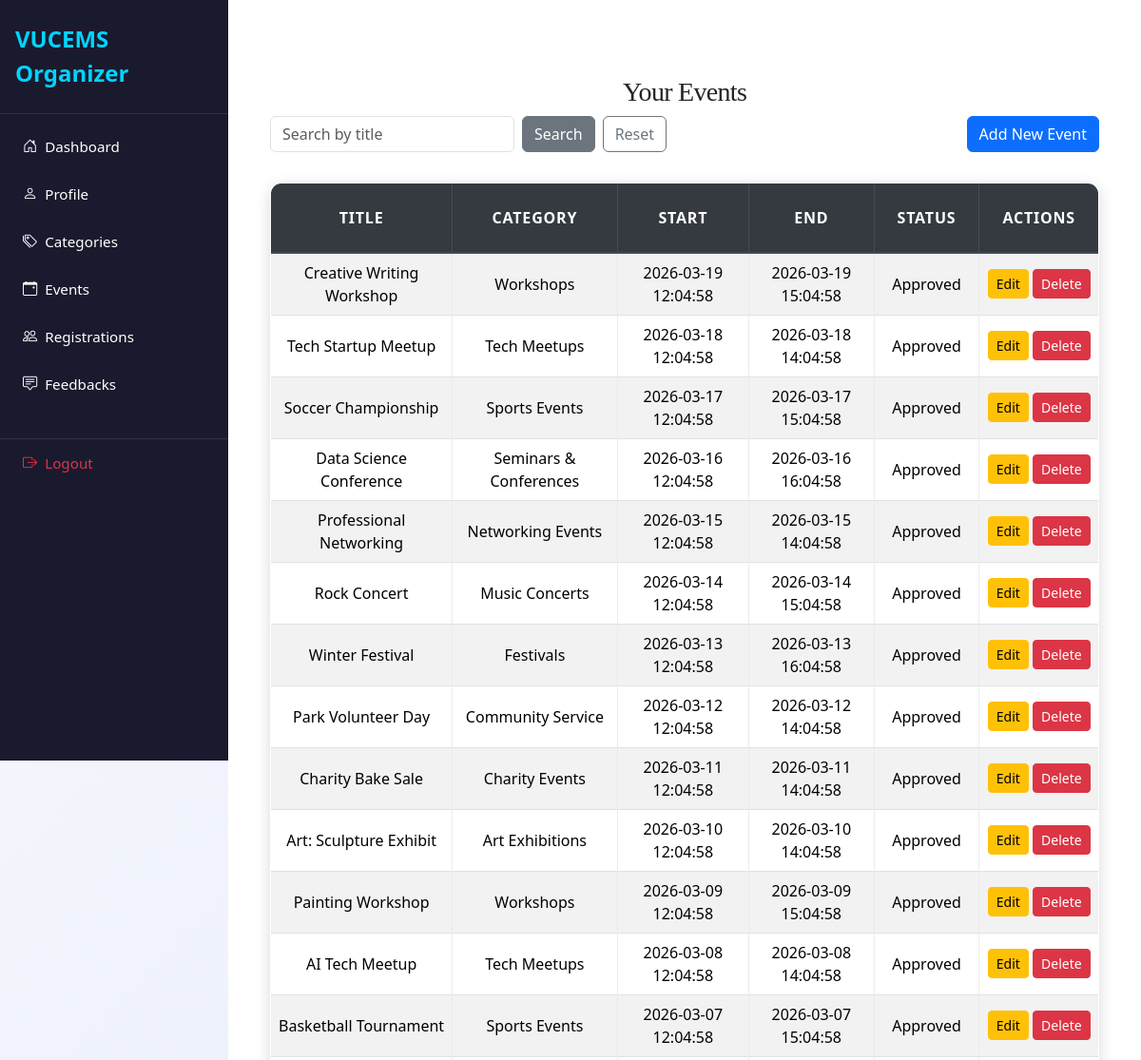
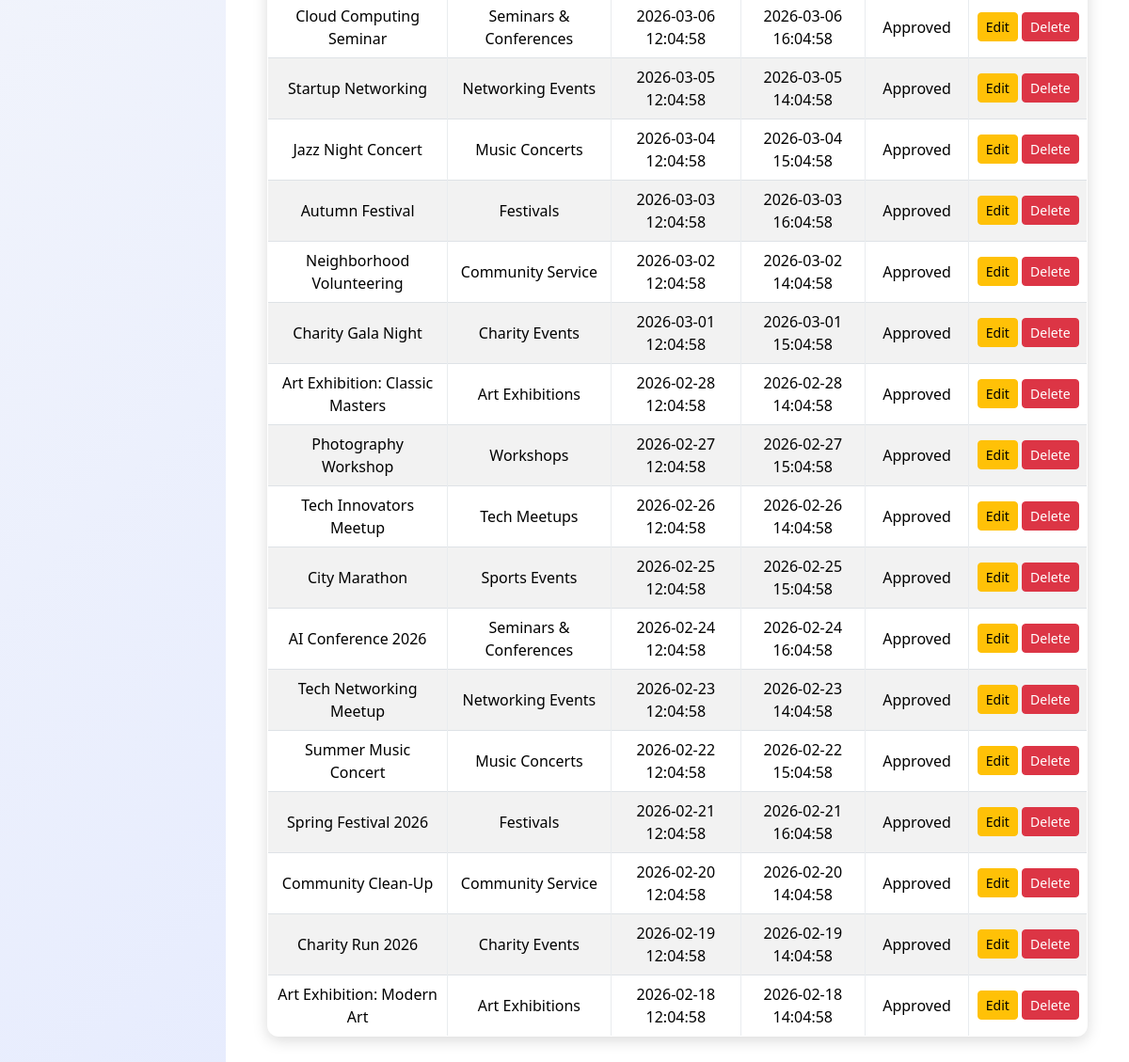
The page /organizer/view_events.php (signed in) on the database its author committed (2 pictures, top to bottom).
### tables this page shows
CREATE TABLE `events` (
  `event_id` int(11) NOT NULL,
  `title` varchar(255) NOT NULL,
  `description` text NOT NULL,
  `organizer_id` int(11) NOT NULL,
  `category_id` int(11) DEFAULT NULL,
  `event_type` enum('physical','virtual') NOT NULL DEFAULT 'physical',
  `venue` varchar(255) DEFAULT NULL,
  `meeting_link` varchar(255) DEFAULT NULL,
  `start_datetime` datetime NOT NULL,
  `end_datetime` datetime NOT NULL,
  `capacity` int(11) DEFAULT 0,
  `registration_deadline` datetime DEFAULT NULL,
  `status` enum('pending','approved','rejected','cancelled','completed') DEFAULT 'pending',
  `banner_image` varchar(255) DEFAULT NULL,
  `created_at` datetime DEFAULT current_timestamp(),
  `updated_at` datetime DEFAULT current_timestamp() ON UPDATE current_timestamp()
);

CREATE TABLE `event_categories` (
  `id` int(11) NOT NULL,
  `name` varchar(100) NOT NULL
);

### organizer/view_events.php (the view, shortened to what this page needs)
<?php
include('config.php');
$user_id = $_SESSION['user_id'];
$search = $_GET['search'] ?? '';
$search_sql = "%$search%";
$stmt = mysqli_prepare($conn, "SELECT e.event_id, e.title, e.start_datetime, e.end_datetime, e.status, c.name AS category
                              FROM events e
                              LEFT JOIN event_categories c ON e.category_id=c.id
                              WHERE e.organizer_id=? AND e.title LIKE ?
                              ORDER BY e.start_datetime DESC");
mysqli_stmt_bind_param($stmt, "is", $user_id, $search_sql);
mysqli_stmt_execute($stmt);
$result = mysqli_stmt_get_result($stmt);
$events = mysqli_fetch_all($result, MYSQLI_ASSOC);
?>
<!DOCTYPE html>
<html>
<head>
    <link rel="stylesheet" href="https://maxcdn.bootstrapcdn.com/bootstrap/4.5.2/css/bootstrap.min.css">
    <link rel="stylesheet" href="../css/style.css">
</head>
<body>
<?php include('navbar.php'); ?>
    <div id="content">
<div class="container mt-5">
    <div >
        <h3>Your Events</h3>
        <a href="add_events.php" class="float-right btn btn-primary">Add New Event</a>
    </div>
    <form method="GET" class="form-inline mb-3">
        <input type="text" name="search" class="form-control mr-2" placeholder="Search by title" value="<?= htmlspecialchars($search); ?>">
        <button class="btn btn-secondary">Search</button>
        <a href="view_events.php" class="btn btn-outline-secondary ml-2">Reset</a>
    </form>
    <table class="table table-bordered table-striped">
        <thead class="thead-dark">
            <tr>
                <th>Title</th>
                <th>Category</th>
                <th>Start</th>
                <th>End</th>
                <th>Status</th>
                <th>Actions</th>
            </tr>
        </thead>
        <tbody>
            <?php if(count($events) > 0): ?>
                <?php foreach($events as $event): ?>
                    <tr>
                        <td><?= htmlspecialchars($event['title']); ?></td>
                        <td><?= htmlspecialchars($event['category'] ?? ''); ?></td>
                        <td><?= $event['start_datetime']; ?></td>
                        <td><?= $event['end_datetime']; ?></td>
                        <td><?= ucfirst($event['status']); ?></td>
                        <td>
                            <a href="edit_event.php?id=<?= $event['event_id']; ?>" class="btn btn-sm btn-warning">Edit</a>
                            <button onclick="confirmDelete(<?= $event['event_id']; ?>)" class="btn btn-sm btn-danger">Delete</button>
                        </td>
                    </tr>
                <?php endforeach; ?>
            <?php else: ?>
                <tr><td colspan="6" class="text-center">No events found.</td></tr>
            <?php endif; ?>
        </tbody>
    </table>
</div>
</body>
</html>

### css/style.css (style rules this page uses)
:root { --primary: #007bff; --secondary: #6c757d; --success: #28a745; --info: #17a2b8; --warning: #ffc107; --danger: #dc3545; --light: #f8f9fa; --dark: #2d3436; --accent: #ff6f61; --highlight: #6f42c1; --shadow: rgba(0, 0, 0, 0.15); --transition: all 0.3s ease-in-out; }
body { font-family: 'Inter', 'Segoe UI', Tahoma, Geneva, Verdana, sans-serif; background: linear-gradient(135deg, var(--light) 0%, #e0e7ff 100%); color: var(--dark); line-height: 1.8; margin: 0; padding: 0; min-height: 100vh; font-size: 16px; }
h1, h2, h3, h4 { text-align: center; margin: 2.5rem 0; font-family: 'Georgia', 'Times New Roman', serif; color: var(--dark); font-weight: 700; letter-spacing: -0.025em; }
h3 { font-size: 1.75rem; }
.container { max-width: 1200px; margin: 0 auto 3rem; padding: 0 1.5rem; }
.table { width: 100%; border-collapse: collapse; margin: 2rem 0; font-size: 1rem; background-color: #ffffff; border-radius: 12px; overflow: hidden; box-shadow: 0 4px 16px var(--shadow); transition: var(--transition); }
.table th, .table td { padding: 1.25rem; border: 1px solid #e9ecef; text-align: center; vertical-align: middle; }
.table thead th { background-color: rgb(0, 0, 0); color: white; font-weight: 600; text-transform: uppercase; letter-spacing: 0.05em; padding: 1.5rem; }
.table tbody tr { transition: var(--transition); }
.table tbody tr:nth-child(odd) { background-color: var(--light); }
.btn-primary { background-color: var(--primary); color: #fff; border: none; border-radius: 8px; padding: 0.75rem 1.5rem; font-size: 1rem; font-weight: 500; cursor: pointer; transition: var(--transition); display: inline-flex; align-items: center; justify-content: center; }
a { color: var(--primary); text-decoration: none; font-weight: 500; transition: var(--transition); }

### organizer/navbar.php (style rules this page uses)
* { margin: 0; padding: 0; box-sizing: border-box; }
body { min-height: 100vh; display: flex; font-family: 'Segoe UI', Tahoma, Geneva, Verdana, sans-serif; background-color: #f5f5f5; }
#content { margin-left: 240px; flex: 1; padding: 2rem; background: #ffffff; min-height: 100vh; }

### rows shown on the page
events: title "Creative Writing Workshop", category.name "Workshops", start_datetime "2026-03-19 12:04:58", end_datetime "2026-03-19 15:04:58", status "Approved"
events: title "Tech Startup Meetup", category.name "Tech Meetups", start_datetime "2026-03-18 12:04:58", end_datetime "2026-03-18 14:04:58", status "Approved"
events: title "Soccer Championship", category.name "Sports Events", start_datetime "2026-03-17 12:04:58", end_datetime "2026-03-17 15:04:58", status "Approved"
events: title "Data Science Conference", category.name "Seminars & Conferences", start_datetime "2026-03-16 12:04:58", end_datetime "2026-03-16 16:04:58", status "Approved"
events: title "Professional Networking", category.name "Networking Events", start_datetime "2026-03-15 12:04:58", end_datetime "2026-03-15 14:04:58", status "Approved"
events: title "Rock Concert", category.name "Music Concerts", start_datetime "2026-03-14 12:04:58", end_datetime "2026-03-14 15:04:58", status "Approved"
events: title "Winter Festival", category.name "Festivals", start_datetime "2026-03-13 12:04:58", end_datetime "2026-03-13 16:04:58", status "Approved"
events: title "Park Volunteer Day", category.name "Community Service", start_datetime "2026-03-12 12:04:58", end_datetime "2026-03-12 14:04:58", status "Approved"
events: title "Charity Bake Sale", category.name "Charity Events", start_datetime "2026-03-11 12:04:58", end_datetime "2026-03-11 14:04:58", status "Approved"
events: title "Art: Sculpture Exhibit", category.name "Art Exhibitions", start_datetime "2026-03-10 12:04:58", end_datetime "2026-03-10 14:04:58", status "Approved"
events: title "Painting Workshop", category.name "Workshops", start_datetime "2026-03-09 12:04:58", end_datetime "2026-03-09 15:04:58", status "Approved"
events: title "AI Tech Meetup", category.name "Tech Meetups", start_datetime "2026-03-08 12:04:58", end_datetime "2026-03-08 14:04:58", status "Approved"
events: title "Basketball Tournament", category.name "Sports Events", start_datetime "2026-03-07 12:04:58", end_datetime "2026-03-07 15:04:58", status "Approved"
events: title "Cloud Computing Seminar", category.name "Seminars & Conferences", start_datetime "2026-03-06 12:04:58", end_datetime "2026-03-06 16:04:58", status "Approved"
events: title "Startup Networking", category.name "Networking Events", start_datetime "2026-03-05 12:04:58", end_datetime "2026-03-05 14:04:58", status "Approved"
events: title "Jazz Night Concert", category.name "Music Concerts", start_datetime "2026-03-04 12:04:58", end_datetime "2026-03-04 15:04:58", status "Approved"
events: title "Autumn Festival", category.name "Festivals", start_datetime "2026-03-03 12:04:58", end_datetime "2026-03-03 16:04:58", status "Approved"
events: title "Neighborhood Volunteering", category.name "Community Service", start_datetime "2026-03-02 12:04:58", end_datetime "2026-03-02 14:04:58", status "Approved"
events: title "Charity Gala Night", category.name "Charity Events", start_datetime "2026-03-01 12:04:58", end_datetime "2026-03-01 15:04:58", status "Approved"
events: title "Art Exhibition: Classic Masters", category.name "Art Exhibitions", start_datetime "2026-02-28 12:04:58", end_datetime "2026-02-28 14:04:58", status "Approved"
events: title "Photography Workshop", category.name "Workshops", start_datetime "2026-02-27 12:04:58", end_datetime "2026-02-27 15:04:58", status "Approved"
events: title "Tech Innovators Meetup", category.name "Tech Meetups", start_datetime "2026-02-26 12:04:58", end_datetime "2026-02-26 14:04:58", status "Approved"
events: title "City Marathon", category.name "Sports Events", start_datetime "2026-02-25 12:04:58", end_datetime "2026-02-25 15:04:58", status "Approved"
events: title "AI Conference 2026", category.name "Seminars & Conferences", start_datetime "2026-02-24 12:04:58", end_datetime "2026-02-24 16:04:58", status "Approved"
events: title "Tech Networking Meetup", category.name "Networking Events", start_datetime "2026-02-23 12:04:58", end_datetime "2026-02-23 14:04:58", status "Approved"
events: title "Summer Music Concert", category.name "Music Concerts", start_datetime "2026-02-22 12:04:58", end_datetime "2026-02-22 15:04:58", status "Approved"
events: title "Spring Festival 2026", category.name "Festivals", start_datetime "2026-02-21 12:04:58", end_datetime "2026-02-21 16:04:58", status "Approved"
events: title "Community Clean-Up", category.name "Community Service", start_datetime "2026-02-20 12:04:58", end_datetime "2026-02-20 14:04:58", status "Approved"
events: title "Charity Run 2026", category.name "Charity Events", start_datetime "2026-02-19 12:04:58", end_datetime "2026-02-19 14:04:58", status "Approved"
events: title "Art Exhibition: Modern Art", category.name "Art Exhibitions", start_datetime "2026-02-18 12:04:58", end_datetime "2026-02-18 14:04:58", status "Approved"
